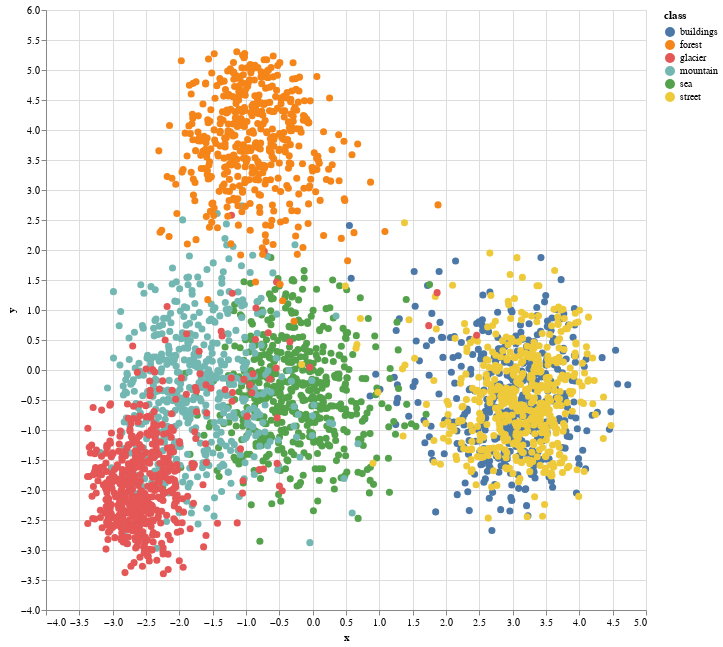

This figure's notebook cell:
### Markdown cell above
Can also try an altair plot if you want more interactivity

### Code cell
X = scene_2d_pca.transform(scene_emb)

classes = list(scene_classes.keys())
cls_names = [classes[i] for i in scene_labels]
source = pd.DataFrame.from_dict(
    {"x": X[:, 0],
     "y": X[:, 1],
     "class": cls_names,
     }
)
selection = alt.selection_multi(fields=['class'], bind='legend')
alt.Chart(source, width=600, height=600).mark_circle(size=50).encode(
    x='x',
    y='y',
    color="class",
    opacity=alt.condition(selection, alt.value(1), alt.value(0.2))
).add_selection(selection).interactive()

### Figure 1 — Vega-Lite specification as saved in the notebook (floating-point values rounded to 4 significant figures; data arrays with more than 128 entries replaced by an {"elided": "..."} marker saying what was removed)
{"config": {"view": {"continuousWidth": 400, "continuousHeight": 300}}, "data": {"name": "data-e54a6246a61b7163b5880eb2ff4c4a74"}, "mark": {"type": "circle", "size": 50}, "encoding": {"color": {"field": "class", "type": "nominal"}, "opacity": {"condition": {"value": 1, "selection": "selector001"}, "value": 0.2}, "x": {"field": "x", "type": "quantitative"}, "y": {"field": "y", "type": "quantitative"}}, "height": 600, "selection": {"selector001": {"type": "multi", "fields": ["class"], "bind": "legend"}, "selector002": {"type": "interval", "bind": "scales", "encodings": ["x", "y"]}}, "width": 600, "$schema": "https://vega.github.io/schema/vega-lite/v4.17.0.json", "datasets": {"data-e54a6246a61b7163b5880eb2ff4c4a74": {"elided": "3000 records"}}}
